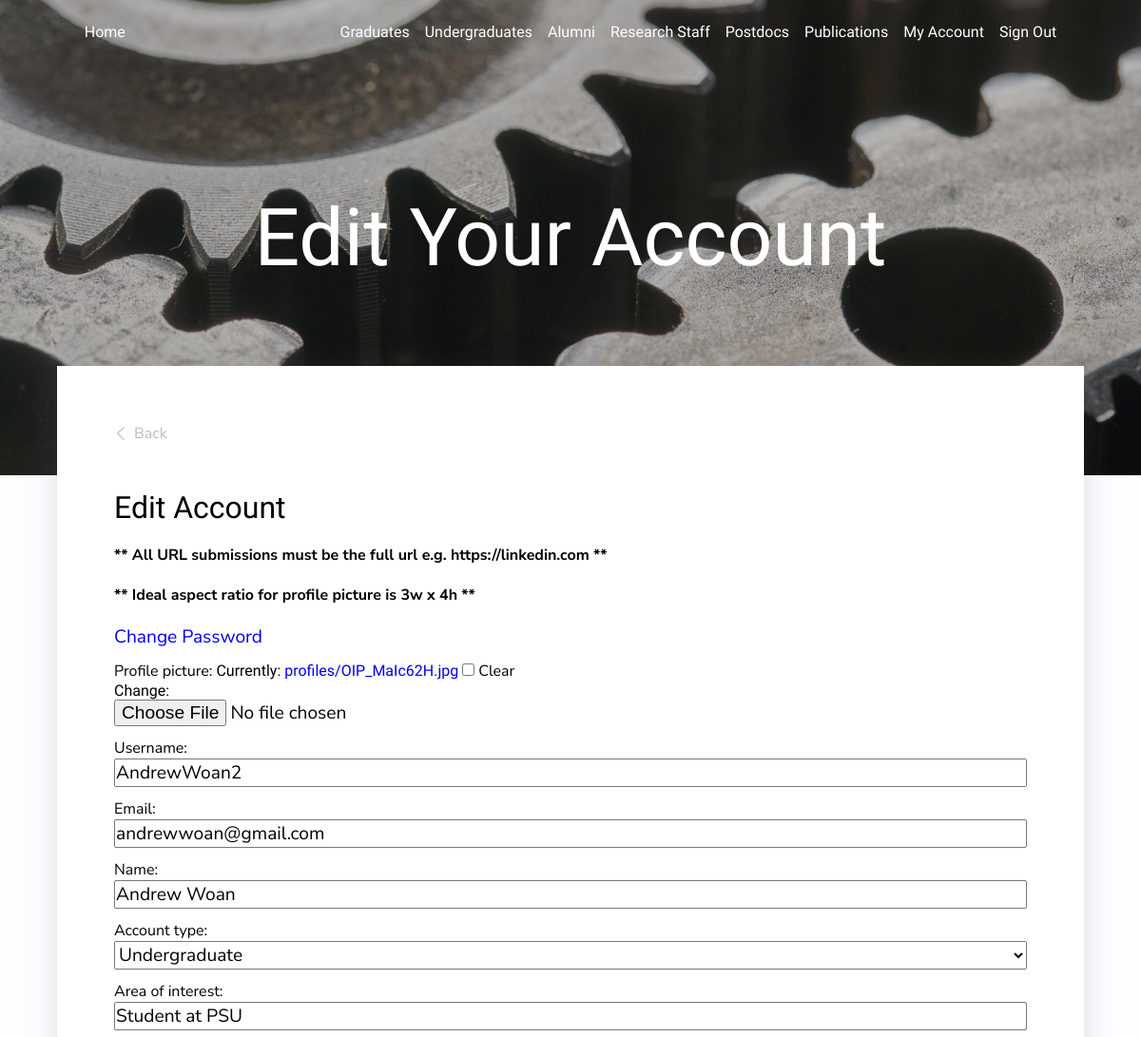
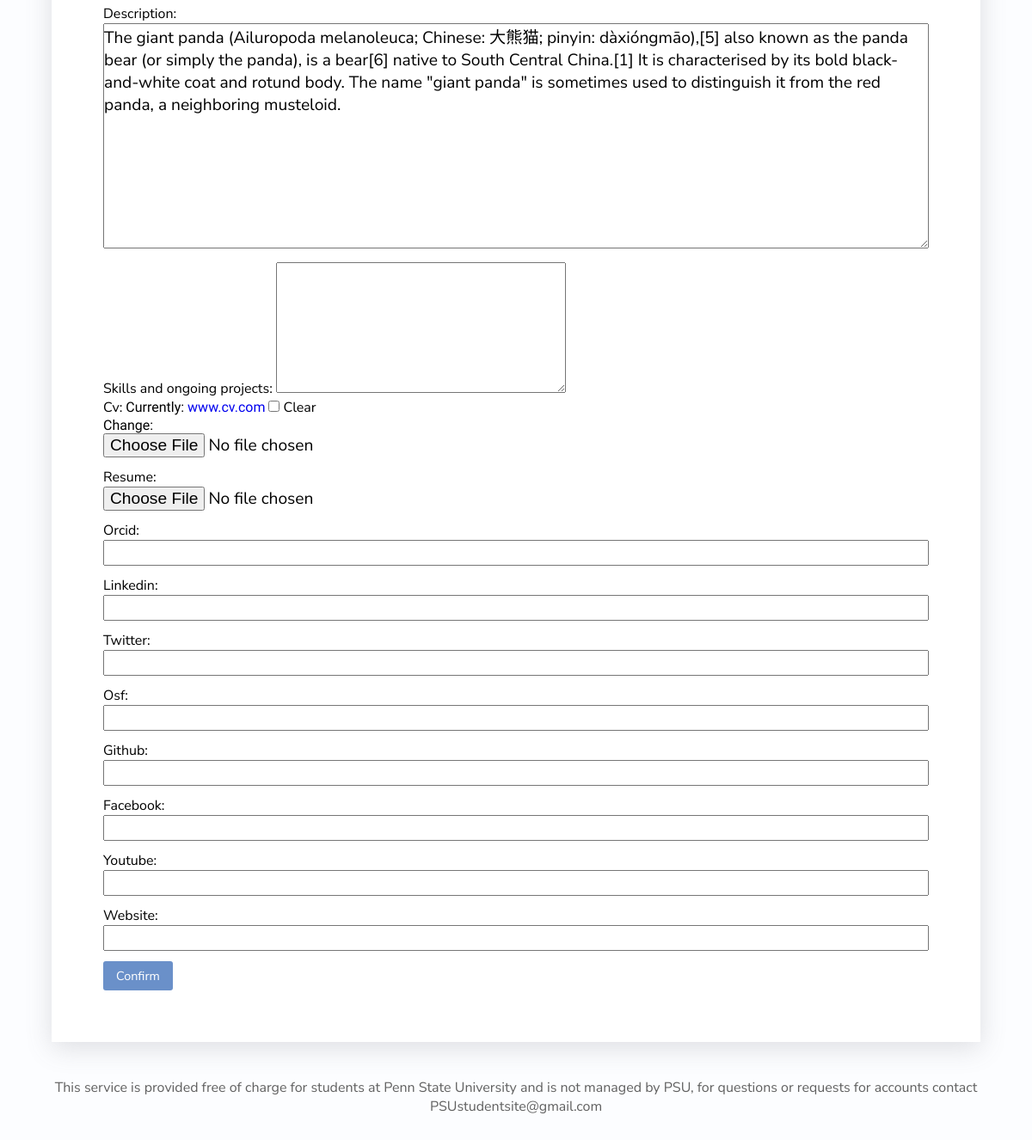
The page /edit-your-account/ (signed in) on the database its author committed (2 pictures, top to bottom).
### users/models.py (models this page shows, shortened)
class Profile(models.Model):
    ACCOUNT_TYPES = (
        ('undergrad', 'Undergraduate'),
        ('grad', 'Graduate'),
        ('invisible', 'Invisible'),
        ('post', 'Postdocs'),
        ('res', 'Research Staff'),
        ('alum', 'Alumni'),
    )
    user = models.OneToOneField(User, on_delete=models.CASCADE, null=True)
    profile_picture = models.ImageField(
        null=True, blank=True, upload_to='profiles/', default='profiles/default.png')
    username = models.CharField(
        max_length=300, null=True, blank=True, unique=True)
    name = models.CharField(max_length=300, null=True)
    email = models.EmailField(max_length=1000, null=True)
    account_type = models.CharField(max_length=300, null=True,
                                    blank=True, choices=ACCOUNT_TYPES)
    area_of_interest = models.CharField(max_length=300, null=True)
    description = models.TextField(null=True, blank=True)
    skills_and_ongoing_projects = RichTextField(null=True, blank=True)
    cv = models.FileField(
        max_length=300, upload_to='profiles/', null=True, blank=True)
    resume = models.FileField(
        max_length=300, upload_to='profiles/', null=True, blank=True)
    orcid = models.CharField(max_length=300, null=True, blank=True)
    linkedin = models.CharField(max_length=300, null=True, blank=True)
    twitter = models.CharField(max_length=300, null=True, blank=True)
    osf = models.CharField(max_length=300, null=True, blank=True)
    github = models.CharField(max_length=300, null=True, blank=True)
    facebook = models.CharField(max_length=300, null=True, blank=True)
    youtube = models.CharField(max_length=300, null=True, blank=True)
    website = models.CharField(max_length=300, null=True, blank=True)
    date_created = models.DateTimeField(auto_now_add=True)
    id = models.UUIDField(default=uuid.uuid4, unique=True,
                          primary_key=True, editable=False)

### users/views.py (the view)
# urls.py: path('edit-your-account/', views.editAccount, name='edit-account'),
@login_required(login_url="login")
def editAccount(request):
    profile = request.user.profile
    form = updateForm(instance=profile)
    if request.method == 'POST':
        form = updateForm(request.POST, request.FILES, instance=profile)
        if form.is_valid():
            form.save()
            messages.success(request, 'Account edited successfully')
            return redirect('account')
    context = {'form': form}
    return render(request, 'users/profile-form.html', context)

### users/forms.py
class updateForm(ModelForm):
    class Meta:
        model = Profile
        fields = ['profile_picture', 'username', 'email', 'name', 'account_type', 'area_of_interest', 'description', 'skills_and_ongoing_projects',
                  'cv', 'resume', 'orcid', 'linkedin', 'twitter', 'osf', 'github',
                  'facebook', 'youtube', 'website', ]

### users/templates/users/profile-form.html (shortened to what this page needs)
{% extends "main.html"%}
{% block content %}
<div class="background-image5">
    <div class="hero-titles">
        <h1 class="hero-title">
            Edit Your Account
        </h1>
    </div>
</div>
<div class="profile-section">
    <div class="paper">
        <div class="back">
            <a href="{% url 'account' %}" class="back-container">
                <div class="back-name">Back</div>
            </a>
        </div>
        <h1 class="m1b" >Edit Account</h1>
        <h1 class="m2b" >** All URL submissions must be the full url e.g. https://linkedin.com **</h1>
        <h1 class="m2b" >** Ideal aspect ratio for profile picture is 3w x 4h **</h1>
        <a class="changepass" href="{% url 'change-password' %}">Change Password</a>
        <form method="POST" action="{% url 'edit-account' %}" enctype="multipart/form-data">
            {{form.as_p}}
            <input class="confirms" type="submit" value="Confirm" />
        </form>
    </div>
</div>
{% endblock %}

### static/css/main.css (style rules this page uses)
*, html { margin: 0; padding: 0; box-sizing: border-box; font-family: "Forum", sans-serif; }
:root { --neutralBlue: #fcfdff; --fadedBlue: #6a90c9; --lightGray: #606060; }
html { background-color: var(--neutralBlue); }
a { text-decoration: none; }
h1, h2 { font-weight: 400; }
.background-image5 { background-image: url("../images/gears.jpg"); object-fit: cover; background-size: cover; background-position: center center; background-repeat: no-repeat; height: 500px; display: flex; flex-direction: column; justify-content: center; align-items: center; }
.hero-titles { display: flex; flex-direction: column; justify-content: center; align-items: center; }
.hero-title { font-size: 7vw; color: white; text-align: center; }
.profile-section { display: flex; justify-content: center; }
.paper { box-shadow: rgba(100, 100, 111, 0.2) 0px 7px 29px 0px; background-color: white; position: relative; margin-top: -115px; width: 90%; display: flex; flex-direction: column; justify-content: center; max-width: 1150px; padding: 60px; }
#id_title, #id_status_date, #id_contributors, #id_journal_title, #id_journal_info, #id_pub_link, #id_profile_picture, #id_username, #id_email, #id_name, #id_account_type, #id_area_of_interest, #id_description, #id_cv, #id_resume, #id_orcid, #id_linkedin, #id_twitter, #id_osf, #id_github, #id_facebook, #id_youtube, #id_website, #id_conference_venue, #id_old_password, #id_new_password2, #id_new_password1 { font-size: 1.2rem; margin-bottom: 12px; width: 100%; font-family: "Nunito Sans"; }
label { font-family: "Nunito Sans"; }
.m1b { margin-bottom: 20px; }
.m2b { margin-bottom: 20px; font-size: 1rem; font-weight: bold; font-family: "Nunito Sans"; }
.changepass { font-size: 1.2rem; font-family: "Nunito Sans"; margin-bottom: 12px; }
.confirms, .confirms2 { font-size: 0.9rem; font-family: Nunito Sans; background-color: var(--fadedBlue); color: white; outline: none; border: none; border-radius: 3px; padding: 7px 15px; transition: all 0.2s; cursor: pointer; }
.back { display: flex; justify-content: space-between; align-items: left; margin-bottom: 48px; }
.back-name { margin-left: 7px; font-family: "Nunito Sans"; color: #bbb; }
.back-container { display: flex; flex-direction: row; justify-content: center; align-items: center; }

### rows shown on the page
Profile: username "AndrewWoan2", email "andrewwoan@gmail.com", name "Andrew Woan", account_type "Undergraduate", area_of_interest "Student at PSU", description "The giant panda (Ailuropoda melanoleuca; Chinese: 大熊猫; pinyin: dàxióngmāo),[5] also known as the panda bear (or simply the panda), is a bear[6] native to South Central China.[1] It is characterised by its bold black-and-white coat and rotund body. The name \"giant panda\" is sometimes used to distinguish it from the red panda, a neighboring musteloid."
